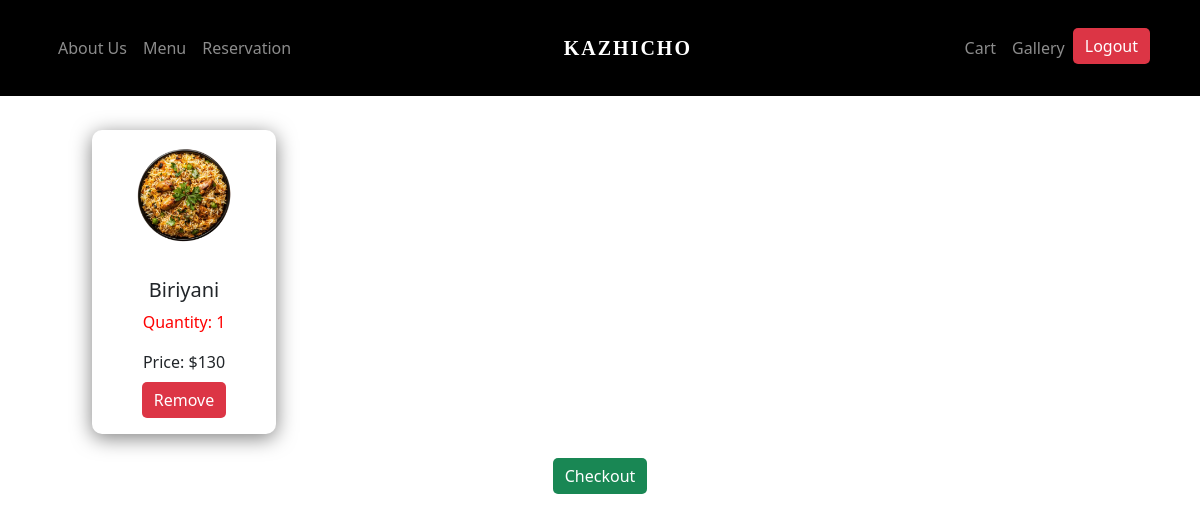
The app's page /cart/ (signed in) with its own data.
### restapp/models.py (models this page shows, shortened)
class CartItem(models.Model):
    user = models.ForeignKey(User, on_delete=models.CASCADE,null=True, blank=True)
    product = models.ForeignKey(Menu, on_delete=models.CASCADE)
    quantity = models.PositiveIntegerField(default=1)

class Menu(models.Model):
    id = models.AutoField(primary_key=True)
    name = models.CharField(max_length=100)
    price = models.IntegerField()
    image = models.ImageField(upload_to='images')
    desc = models.CharField(max_length=200)

### restapp/views.py (the view)
# urls.py: path('cart/', view_cart, name='view_cart'),
@login_required
def view_cart(request):
    cart_items = CartItem.objects.filter(user=request.user)
    if not cart_items.exists():
        messages.info(request, 'Your cart is empty.')
    return render(request, 'cart.html', {'cart_items': cart_items})

### templates/cart.html (shortened to what this page needs)
{% extends 'base.html' %}
{% load static %}
{% block content %}
<div class="container mt-5">
    <h2 class="text-center mb-4"><br></h2>
    <div class="g-4 row row-cols-lg-5 row-cols-md-3 row-cols-2" style="margin-left: 30px; margin-right: 30px;">
        {% for item in cart_items %}
        <div class="col">
            <div class="card-product card">
                <div class="card-body text-center">
                    <figure class="text-center">
                        <img src="{{ item.product.image.url }}" alt="{{ item.product.name }} image" class="mb-3 img-fluid" style="width: 100px; height: 100px; object-fit: cover;">
                    </figure>
                    <h5 class="card-title">{{ item.product.name }}</h5>
                    <p class="card-text" style="color: red;">Quantity: {{ item.quantity }}</p>
                    <div class="price-container">
                        <span class="text-dark">Price: ${{ item.product.price }}</span>
                    </div>
                    <div class="card-product-action d-flex gap-1 justify-content-center mt-2">
                        <form action="{% url 'remove_from_cart' item.id %}" method="POST">
                            <button type="submit" class="btn btn-danger">Remove</button>
                        </form>
                    </div>
                </div>
            </div>
        </div>
        {% empty %}
        <div class="col-12">
            <div class="alert alert-warning text-center" role="alert">
                Your cart is empty!
            </div>
        </div>
        {% endfor %}
    </div>
    <div class="text-center mt-4">
        <a href="{% url 'checkout' %}" class="btn btn-success">Checkout</a>
    </div>
</div>
{% endblock %}

### templates/base.html (shortened to what this page needs)
<!doctype html>
<html lang="en">
  <head>
    <link href="https://cdn.jsdelivr.net/npm/bootstrap@5.3.3/dist/css/bootstrap.min.css" rel="stylesheet">
  </head>
  <body>
    <nav class="navbar navbar-dark navbar-expand-lg navbar-togglable fixed-top">
      <div class="container">
        <div class="collapse navbar-collapse" id="navbarCollapse">
          <ul class="navbar-nav">
            <li class="nav-item">
              <a class="nav-link " href="{% url 'about' %}">About Us</a>
            </li>
            <li class="nav-item">
              <a class="nav-link " href="{% url 'menu' %}">Menu</a>
            </li>
            <li class="nav-item">
              <a class="nav-link " href="{% url 'reserve' %}">Reservation</a>
            </li>
          </ul>
          <a class="navbar-brand d-none d-lg-flex mx-lg-auto kazhicho-brand" href="{% url 'home' %}">Kazhicho</a>
          <ul class="navbar-nav">
            <li class="nav-item">
              <a class="nav-link " href="{% url 'view_cart' %}">Cart</a>
            </li>
            <li class="nav-item">
              <a class="nav-link " href="{% url 'upload_image' %}">Gallery</a>
            </li>
            <li class="nav-item">
              <form id="logout-form" action="{% url 'logout' %}" method="post" style="display:inline;">
                  <button type="submit" class="btn btn-danger">Logout</button>
              </form>
          </li>
          </ul>
        </div>
      </div>
    </nav>
    {% block content%}
    {% endblock %}
  </body>
</html>

### templates/base.html (style rules this page uses)
nav { background-color: black; }
.kazhicho-brand { font-family: 'Garamond', serif; font-size: 2rem; font-weight: bold; text-transform: uppercase; letter-spacing: 2px; color: #f8f9fa; text-shadow: 1px 1px 2px rgba(0, 0, 0, 0.5); }

### templates/cart.html (style rules this page uses)
body { background-color: #ffffff; color: #000; }
.card-product { background-color: #ffffff; border: none; border-radius: 10px; box-shadow: 0 4px 20px rgba(0, 0, 0, 0.5); transition: transform 0.2s; }
.btn-danger { background-color: #dc3545; border: none; border-radius: 5px; }
.btn-success { background-color: #198754; border: none; border-radius: 5px; }
.container { padding: 20px; }
.text-center { text-align: center; }
.price-container { text-align: center; margin-top: 10px; }

### records on screen
CartItem: product.image (picture), product.name "Biriyani", quantity "1", product.price "130"
